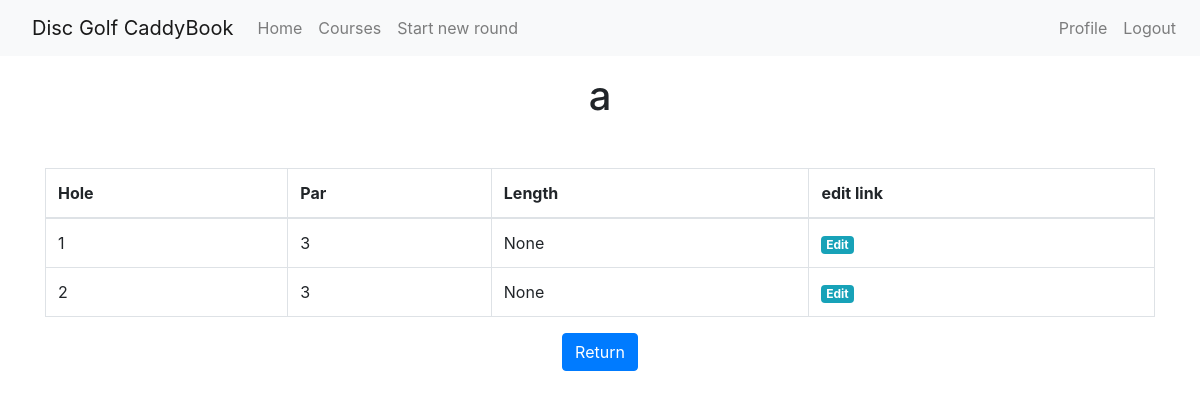
The app's page /course/a (signed in) with its own data.
### app/models.py (models this page shows, shortened)
class Course(db.Model):
    id = db.Column(db.Integer, primary_key=True)
    coursename = db.Column(db.String(64), index=True, unique=True)
    courseholes = db.Column(db.Integer)
    courselocation = db.Column(db.String(64))
    rounds = db.relationship('Round', backref='course', lazy='dynamic')
    holes = db.relationship('Hole', backref='course', lazy='dynamic')

class Hole(db.Model):
    __tablename__ = 'course_hole'
    __table_args__ = (
        db.UniqueConstraint('holenum', 'holecourse_id'),
    )
    id = db.Column(db.Integer, primary_key=True)
    holenum = db.Column(db.Integer, index=True)
    holepar = db.Column(db.Integer)
    holelength = db.Column(db.Integer)
    holecourse_id = db.Column(db.Integer, db.ForeignKey('course.id'))

### app/routes.py (the view)
@app.route('/course/<coursename>')
@login_required
def course(coursename):
    course = Course.query.filter_by(coursename=coursename).first_or_404()
    holes = Hole.query.filter_by(holecourse_id=course.id)
    return render_template('course.html', course=course, holes=holes)

### app/models.py (called while the page is built)
@login.user_loader
def load_user(id):
    return User.query.get(int(id))

### app/templates/course.html
{% extends "base.html" %}
{% block content %}
<div class="container my-3">
    <h1 class="text-center">{{course.coursename}}</h1>
</div>
<div class="container my-5">
    <table class="table table-bordered">
        <thead>
            <tr>
                <th scope="col">Hole</th>
                <th scope="col">Par</th>
                <th scope="col">Length</th>
                <th scope="col">edit link</th>
            </tr>
        </thead>
        <tbody>
            {% for hole in holes %}
            <tr>
                <td>{{hole.holenum}}</td>
                <td>{{hole.holepar}}</td>
                <td>{{hole.holelength}}</td>
                <td><a class="badge badge-info" href="{{ url_for('edithole', coursename=course.coursename, holenum=hole.holenum) }}">Edit</a></td>
            </tr>
            {% endfor %}
        </tbody>
    </table>
    <div class="d-flex justify-content-center">
        <a class="btn btn-primary" href="{{ url_for('courses') }}" role="button">Return</a>
    </div>
</div>
{% endblock %}

### app/templates/base.html (style rules this page uses)
html, body { height: 100%; }

### records on screen
Course: coursename "a"
Hole: holenum "1", holepar "3", holelength "None"
Hole: holenum "2", holepar "3", holelength "None"
